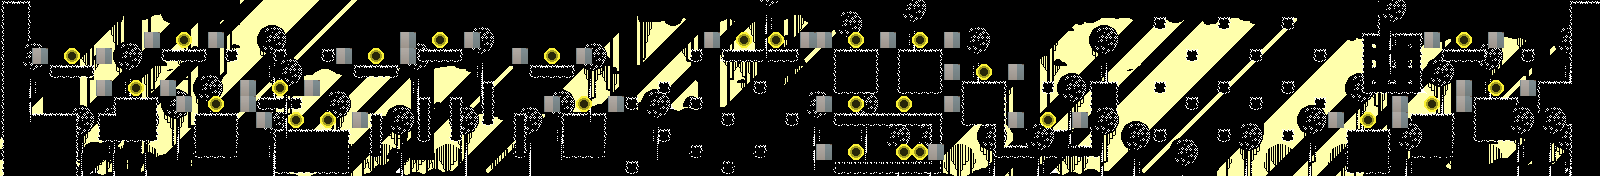

A 2D game scene composited from a Tiled map and its tileset images. What follows is a short description and the map's XML, with each tile layer's data collapsed to a summary:
An orthogonal 100x11 tile map with 16x16 px tiles, 11 tile layers (background_06, background_05, background_04, background_03, ...), 2 hidden layers not drawn, 9 tilesets.

<map version="1.9" tiledversion="1.9.2" orientation="orthogonal" renderorder="right-down" width="100" height="11" tilewidth="16" tileheight="16" infinite="0" nextlayerid="14" nextobjectid="1">
 <editorsettings>
  <export target="../1/level_0_16x16.csv" format="csv" />
 </editorsettings>
 <tileset firstgid="1" source="../tilesets/BWForst.tsx" />
 <tileset firstgid="56" source="../tilesets/coin01.tsx" />
 <tileset firstgid="57" source="../tilesets/Trees_and_etc.tsx" />
 <tileset firstgid="237" source="../tilesets/Layer04C.tsx" />
 <tileset firstgid="417" source="../tilesets/Layer03.tsx" />
 <tileset firstgid="597" source="../tilesets/Layer01.tsx" />
 <tileset firstgid="777" source="coin.tsx" />
 <tileset firstgid="778" source="../tilesets/Cave00.tsx" />
 <tileset firstgid="1354" source="../tilesets/TX Village Props.tsx" />
 <layer id="10" name="background_06" width="100" height="11">
  <data>[1100 cells, 1100 non-empty, 1 distinct tile ids]</data>
 </layer>
 <layer id="9" name="background_05" width="100" height="11">
  <data>[1100 cells, 490 non-empty, 108 distinct tile ids]</data>
 </layer>
 <layer id="8" name="background_04" width="100" height="11">
  <data>[1100 cells, 427 non-empty, 108 distinct tile ids]</data>
 </layer>
 <layer id="7" name="background_03" width="100" height="11">
  <data>[1100 cells, 480 non-empty, 108 distinct tile ids]</data>
 </layer>
 <layer id="6" name="background_02" width="100" height="11">
  <data>[1100 cells, 487 non-empty, 180 distinct tile ids]</data>
 </layer>
 <layer id="5" name="background_01" width="100" height="11">
  <data>[1100 cells, 282 non-empty, 120 distinct tile ids]</data>
 </layer>
 <layer id="3" name="back_tree" width="100" height="11">
  <data>[1100 cells, 313 non-empty, 13 distinct tile ids]</data>
 </layer>
 <layer id="1" name="terrain" width="100" height="11">
  <data>[1100 cells, 286 non-empty, 32 distinct tile ids]</data>
 </layer>
 <layer id="4" name="front_tree" width="100" height="11">
  <data>[1100 cells, 270 non-empty, 16 distinct tile ids]</data>
 </layer>
 <layer id="2" name="collectible" width="100" height="11" visible="0">
  <data>[1100 cells, 110 non-empty, 1 distinct tile ids]</data>
 </layer>
 <layer id="12" name="enemy" width="100" height="11">
  <data>[1100 cells, 26 non-empty, 1 distinct tile ids]</data>
 </layer>
 <layer id="13" name="constraints" width="100" height="11">
  <data>[1100 cells, 41 non-empty, 1 distinct tile ids]</data>
 </layer>
 <layer id="11" name="player_title" width="100" height="11" visible="0">
  <data>[1100 cells, 1 non-empty, 1 distinct tile ids]</data>
 </layer>
</map>
